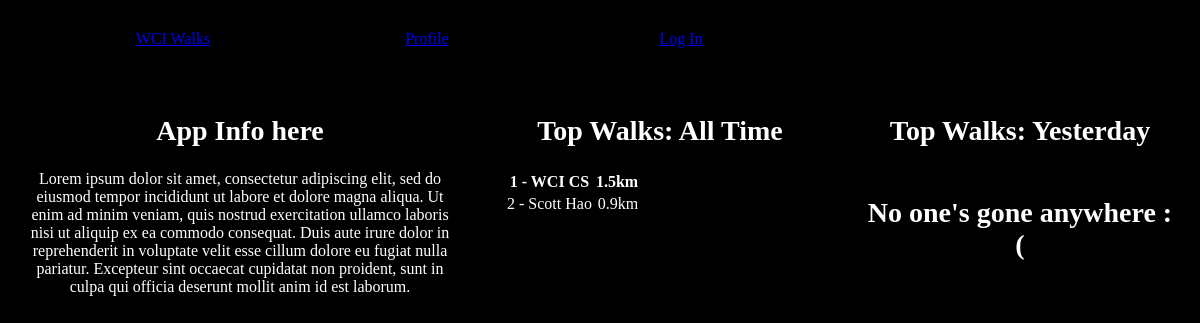
Before: / with the older database file.
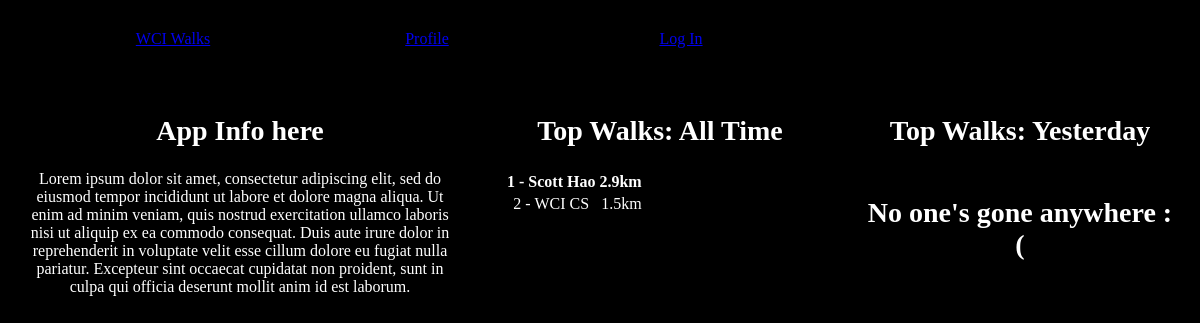
After: the same page with the newer database file.
### tables this page shows
CREATE TABLE users (
    id TEXT PRIMARY KEY,
    email TEXT UNIQUE NOT NULL,
    username TEXT NOT NULL,
    distance INTEGER NOT NULL,
    active TINYINT DEFAULT 1
);

### application/controllers/index.py (the view)
@bp.route('/', methods=('GET',))
def home():
    db = database.get_db()
    total = db.execute(
        'SELECT * FROM total'
    ).fetchone()
    return render_template(
        'index.html',
        alltimeleaderboard=get_all_time_leaderboard(),
        yesterdayleaderboard=get_day_leaderboard(datetime.date.today()-datetime.timedelta(days=1)),
        total=total
    )

### application/models/database.py (called while the page is built)
def get_db():
    if 'db' not in g:
        g.db = sqlite3.connect(
            current_app.config['DB'], detect_types=sqlite3.PARSE_DECLTYPES
        )
        g.db.row_factory = sqlite3.Row
    return g.db

def teardown_db(err=None):
    db = g.pop('db', None)
    if db is not None:
        db.close()

### application/templates/utils.py (called while the page is built)
def get_all_time_leaderboard():
    db = database.get_db()
    userdistances = db.execute(
        "SELECT username, distance FROM users;"
    ).fetchall()
    userdistances.sort(key=lambda user: user[1], reverse=True)
    return userdistances[:15]

def get_day_leaderboard(date):
    db = database.get_db()
    userdistances = db.execute(
        "SELECT username, distance FROM walks WHERE walkdate=?;", (date,)
    ).fetchall()
    userdistances.sort(key=lambda user: user[1], reverse=True)
    return userdistances[:10]

### application/templates/index.html
{% extends "utils/layout.html" %}
{% block body %}
    <div class='columns'>
        <div class="column appinfo">
            <h2>App Info here</h2>
            <p>Lorem ipsum dolor sit amet,
                consectetur adipiscing elit,
                sed do eiusmod tempor incididunt
                ut labore et dolore magna aliqua.
                Ut enim ad minim veniam, quis
                nostrud exercitation ullamco
                laboris nisi ut aliquip ex ea
                commodo consequat. Duis aute irure
                dolor in reprehenderit in
                voluptate velit esse cillum dolore
                eu fugiat nulla pariatur.
                Excepteur sint occaecat cupidatat
                non proident, sunt in culpa qui
                officia deserunt mollit anim id
                est laborum.</p>
        </div>
        <div class="column leaderboard">
            <h2>Top Walks: All Time</h2>
            <table>
                {% if alltimeleaderboard|length > 0 and alltimeleaderboard[0][1] > 0 %}
                    <tr class="bold"><td>1 - {{alltimeleaderboard[0][0]}}</td><td class="d">{{alltimeleaderboard[0][1]}}km</td></tr>
                    {% for i in range(1, [alltimeleaderboard|length, 21] | min) %}
                        {% if alltimeleaderboard[i][1]>0 %}<tr><td>{{i+1}} - {{alltimeleaderboard[i][0]}}</td><td class="d">{{alltimeleaderboard[i][1]}}km</td></tr>{% endif %}
                    {% endfor %}
                {% else %}
                    <tr><td><h2>No one went anywhere yesterday.</h2></td></tr>
                {% endif %}
            </table>
        </div>
        <div class="column leaderboard">
            <h2>Top Walks: Yesterday</h2>
            <table>
                {% if yesterdayleaderboard|length > 0 and yesterdayleaderboard[0][1] > 0 %}
                    <tr class="bold"><td>1 - {{yesterdayleaderboard[0][0]}}</td><td class="d">{{yesterdayleaderboard[0][1]}}km</td></tr>
                    {% for i in range(1, [yesterdayleaderboard|length, 21] | min) %}
                        {% if yesterdayleaderboard[i][1]>0 %}<tr><td>{{i+1}} - {{yesterdayleaderboard[i][0]}}</td><td class="d">{{yesterdayleaderboard[i][1]}}km</td></tr>{% endif %}
                    {% endfor %}
                {% else %}
                    <tr><td><h2>No one's gone anywhere :(</h2></td></tr>
                {% endif %}
            </table>
        </div>
    </div>
{% endblock %}

### application/templates/utils/layout.html (shortened to what this page needs)
<!DOCTYPE html>
<html height="100%">
    <head>
        <link rel="stylesheet" href="{{ url_for('static', filename='style.css') }}" type="text/css"/>
    </head>
    <body>
        {% include "utils/navbar.html" %}
        {% block body %}
        {% endblock %}
    </body>
</html>

### application/templates/utils/navbar.html
<nav>
    <ul>
        <li>
            <a href="/">WCI Walks</a>
        </li>
        <li>
            <a href="/users">Profile</a>
        </li>
        {% if current_user is defined and current_user.is_authenticated %}
        <li>
            <a href="/users/logout">Log Out</a>
        </li>
        {% else %}
        <li>
            <a href="/users/login">Log In</a>
        </li>
        {% endif %}
    </ul>
</nav>

### application/static/style.css (style rules this page uses)
body { margin: 0; padding: 0; background-color: black; color: white; }
h2 { font-size: 1.75em; }
li { list-style-type: none; }
nav { width: 100%; }
nav ul { margin: 30px 0 15px 0; padding: 0 0 0 4%; width: 100%; max-width: 1000px; }
nav li { margin: 0; padding: 0; width: 25%; display: inline-block; text-align: center; }
.columns { margin: 20px 0; overflow: auto; text-align: center; }
.column { box-sizing: border-box; margin: 0; padding: 2%; float: left; text-align: center; }
.appinfo { width: 40%; min-width: 200px; }
.leaderboard { width: 30%; min-width: 200px; }
.bold { font-weight: bold; }
.d { float: right; }

Changed rows visible on the page:
changed users "Scott Hao": distance 0.9 → 2.9 (drawn)
Other visible differences:
{{ alltimeleaderboard[0][0] }}: "WCI CS" → "Scott Hao"
{{ alltimeleaderboard[0][1] }}: "1.5" → "2.9"
new list line: "2 - km"
new list line: "WCI CS 1.5"
list line gone: "2 - km"
list line gone: "Scott Hao 0.9"
